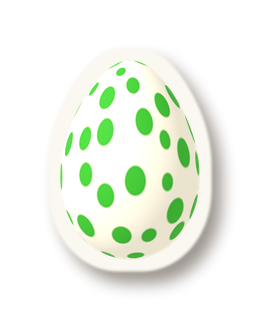
#> input picture project/resources/kamishibai/intro_char_egg.png, 260 x 320 px
$ python make_hud_assets.py
#> lines starting #> are read from the running program, lines starting #| are printed output that depends on the picture; after the words box and inside, x2 and y2 are one past the last pixel; in counts of white or black regions, pixels touching at a corner belong together
# -*- coding: utf-8 -*-
"""
プレイ中の HUD（左上）の素材を作る。ワールドマップの情報パネル・ゲームオーバーの画面と同じ、
段ボールの札とフェルトの部品・ふち付きの太い数字にそろえる。

  python tools/hud/make_hud_assets.py

  project/resources/ui/hud_board.png       段ボールの札（白いステッチ。左上に1枚、横に伸ばして使う）
  project/resources/ui/hud_egg.png         持っている卵（ステージ開始カードの卵の切り絵を小さく）
  project/resources/ui/hud_egg_empty.png   空いている所（点線の卵の形）
  project/resources/ui/hud_belly.png       お腹にためた分（オレンジのフェルトの丸）
  project/resources/ui/hud_coin.png        コイン（金色のフェルト）
  project/resources/ui/hud_digits.png      数字の並び「0123456789/×+」（1文字 64×96。白い字に茶色のふち）
"""
import math
import os
import random

from PIL import Image, ImageChops, ImageDraw, ImageFilter, ImageFont

HERE = os.path.dirname(os.path.abspath(__file__))
PROJECT = os.path.normpath(os.path.join(HERE, "..", "..", "project"))
OUT = os.path.join(PROJECT, "resources", "ui")
os.makedirs(OUT, exist_ok=True)

FONT = r"C:\Windows\Fonts\BIZ-UDGothicB.ttc"
BROWN = (70, 45, 20)
KRAFT = (198, 152, 100)
CREAM = (250, 244, 230)
DIGITS = "0123456789/×+"


def grain(size, seed, scale=2):
    r = random.Random(seed)
    small = Image.new("L", (max(1, size[0] // scale), max(1, size[1] // scale)))
    small.putdata([r.randint(0, 255) for _ in range(small.width * small.height)])
    return small.resize(size, Image.BILINEAR).filter(ImageFilter.GaussianBlur(0.7))


def felt_circle(size, color, seed, rim):
    """フェルトの丸：けば＋茶色のふち＋左上のつや"""
    s = size * 4
    img = Image.new("RGBA", (s, s), (0, 0, 0, 0))
    d = ImageDraw.Draw(img)
    d.ellipse([2, 2, s - 3, s - 3], fill=BROWN + (255,))
    inner = Image.new("L", (s, s), 0)
    ImageDraw.Draw(inner).ellipse([rim * 4, rim * 4, s - rim * 4 - 1, s - rim * 4 - 1], fill=255)
    g = grain((s, s), seed, 6).point(lambda v: 220 + v // 8)
    face = Image.merge("RGB", [ImageChops.multiply(Image.new("L", (s, s), c), g) for c in color])
    img.paste(face, (0, 0), inner)
    shine = Image.new("L", (s, s), 0)
    ImageDraw.Draw(shine).ellipse([s * 0.25, s * 0.2, s * 0.45, s * 0.36], fill=140)
    img.paste((255, 255, 240, 255), (0, 0), shine.filter(ImageFilter.GaussianBlur(s * 0.03)))
    return img.resize((size, size), Image.LANCZOS)


def save_board():
    """段ボールの札：角の丸い板に白いステッチ（左右を伸ばしても崩れないよう、ステッチは横に続く点線）"""
    w, h = 420, 150
    card = Image.new("RGB", (w, h), KRAFT)
    d = ImageDraw.Draw(card)
    for y in range(0, h, 7):
        d.line([(0, y), (w, y)], fill=(188, 142, 92), width=2)
    d.rounded_rectangle([6, 6, w - 7, h - 7], 20, outline=CREAM, width=3)
    for x in range(22, w - 22, 16):
        d.line([(x, 15), (x + 8, 15)], fill=CREAM, width=3)
        d.line([(x, h - 16), (x + 8, h - 16)], fill=CREAM, width=3)
    mask = Image.new("L", (w, h), 0)
#> mask: PIL image 420x150 L; every value is 0
    ImageDraw.Draw(mask).rounded_rectangle([0, 0, w - 1, h - 1], 26, fill=255)
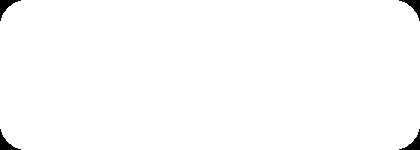
#> mask: PIL image 420x150 L; 99% white; 4 black regions, box (x1, y1, x2, y2) and area: (0, 0, 21, 21) 150, (399, 0, 420, 21) 150, (0, 129, 21, 150) 150, (399, 129, 420, 150) 150
    pad = 14
    img = Image.new("RGBA", (w + pad * 2, h + pad * 2), (0, 0, 0, 0))
#> img: PIL image 448x178 RGBA; every value is 0
    shadow = Image.new("L", img.size, 0)
#> shadow: PIL image 448x178 L; every value is 0
    ImageDraw.Draw(shadow).rounded_rectangle([pad + 4, pad + 7, pad + w + 4, pad + h + 7], 26, fill=120)
#> shadow: PIL image 448x178 L; values 0 (black) and 120 (white), 79% white; 1 black region, box (x1, y1, x2, y2) and area: (0, 0, 448, 178) 16773
    img.paste((30, 18, 10, 255), (0, 0), shadow.filter(ImageFilter.GaussianBlur(5)))
    img.paste(card, (pad, pad), mask)
    img.save(os.path.join(OUT, "hud_board.png"))


def save_eggs():
    src = os.path.join(PROJECT, "resources", "kamishibai", "intro_char_egg.png")
    egg = Image.open(src).convert("RGBA")
#> egg is the input picture: PIL image 260x320 RGBA; mean R, G, B, A 87.2, 92, 78.8, 96
    egg.thumbnail((96, 118), Image.LANCZOS)
#> egg: PIL image 96x118 RGBA
    egg.save(os.path.join(OUT, "hud_egg.png"))
    # 空いている所：卵の形の、うすい点線
    w, h = egg.size
#> w = 96; h = 118
    alpha = egg.split()[3].point(lambda v: 255 if v > 128 else 0)
#> alpha: PIL image 96x118 L; 36.3% white; 1 white region, box (x1, y1, x2, y2) and area: (18, 18, 79, 101) 4116
    edge = ImageChops.subtract(alpha, alpha.filter(ImageFilter.MinFilter(9)))
#> edge: PIL image 96x118 L; 9.6% white; 1 white region, box (x1, y1, x2, y2) and area: (18, 18, 79, 101) 1088
    dots = Image.new("L", (w, h), 0)
#> dots: PIL image 96x118 L; every value is 0
    dots.putdata([255 if ((i % w) + (i // w)) // 6 % 2 == 0 else 0 for i in range(w * h)])
#> dots: PIL image 96x118 L; 50% white; 18 white regions, largest, box (x1, y1, x2, y2) and area: (0, 1, 96, 102) 576, (0, 13, 96, 114) 576, (3, 25, 96, 118) 543
    empty = Image.new("RGBA", (w, h), (0, 0, 0, 0))
#> empty: PIL image 96x118 RGBA; every value is 0
    empty.paste((255, 255, 255, 70), (0, 0), alpha)
    empty.paste((90, 60, 30, 200), (0, 0), ImageChops.multiply(edge, dots))
    empty.save(os.path.join(OUT, "hud_egg_empty.png"))


def save_coin():
    img = felt_circle(96, (250, 200, 46), 5, 7)
#> in felt_circle, `img = Image.new("RGBA", (s, s), (0, 0, 0, 0))`: img: PIL image 384x384 RGBA; every value is 0
#> in felt_circle, `inner = Image.new("L", (s, s), 0)`: inner: PIL image 384x384 L; every value is 0
#> in felt_circle, `ImageDraw.Draw(inner).ellipse([rim * 4, rim * 4, s - rim * 4 - 1, s - ..`: inner: PIL image 384x384 L; 57.3% white; 1 black region, box (x1, y1, x2, y2) and area: (0, 0, 384, 384) 63008
#> in grain, `small = Image.new("L", (max(1, size[0] // scale), max(1, size[1] // sc..`: small: PIL image 64x64 L; every value is 0
#> in felt_circle, `ImageDraw.Draw(shine).ellipse([s * 0.25, s * 0.2, s * 0.45, s * 0.36],..`: shine: PIL image 384x384 L; values 0 (black) and 140 (white), 2.6% white; 1 white region, box (x1, y1, x2, y2) and area: (96, 76, 173, 139) 3799
    d = ImageDraw.Draw(img)
    d.ellipse([28, 28, 68, 68], outline=(214, 150, 26, 255), width=4)
    d.text((48, 49), "★", font=ImageFont.truetype(r"C:\Windows\Fonts\msgothic.ttc", 30), fill=(214, 150, 26, 255), anchor="mm")
    img.save(os.path.join(OUT, "hud_coin.png"))
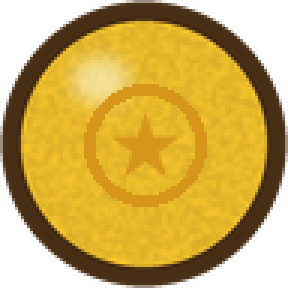
#> saved as hud_coin.png: PIL image 96x96 RGBA (shown 3 times larger); mean R, G, B, A 147.9, 114.7, 29.8, 196.1; transparent parts drawn white


def save_belly():
    felt_circle(48, (252, 150, 50), 9, 5).save(os.path.join(OUT, "hud_belly.png"))
#> call 2 of felt_circle, with size = 48, color = (252, 150, 50), seed = 9, rim = 5
#> in felt_circle (call 2), `img = Image.new("RGBA", (s, s), (0, 0, 0, 0))`: img: PIL image 192x192 RGBA; every value is 0
#> in felt_circle (call 2), `inner = Image.new("L", (s, s), 0)`: inner: PIL image 192x192 L; every value is 0
#> in felt_circle (call 2), `ImageDraw.Draw(inner).ellipse([rim * 4, rim * 4, s - rim * 4 - 1, s - ..`: inner: PIL image 192x192 L; 49.2% white; 1 white region, box (x1, y1, x2, y2) and area: (20, 20, 172, 172) 18144
#> call 2 of grain, with size = (192, 192), seed = 9, scale = 6
#> in grain (call 2), `small = Image.new("L", (max(1, size[0] // scale), max(1, size[1] // sc..`: small: PIL image 32x32 L; every value is 0
#> in grain (call 2), `return small.resize(size, Image.BILINEAR).filter(ImageFilter.GaussianB..`:
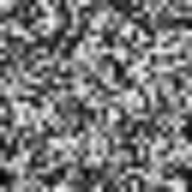
#> returned value: PIL image 192x192 L; min 2, max 248, mean 120.7
#> in felt_circle (call 2), `face = Image.merge("RGB", [ImageChops.multiply(Image.new("L", (s, s), ..`:
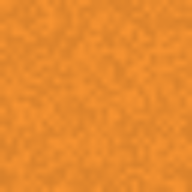
#> face: PIL image 192x192 RGB; mean R, G, B 231.7, 137.6, 45.5
#> in felt_circle (call 2), `ImageDraw.Draw(shine).ellipse([s * 0.25, s * 0.2, s * 0.45, s * 0.36],..`:
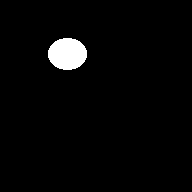
#> shine: PIL image 192x192 L; values 0 (black) and 140 (white), 2.7% white; 1 white region, box (x1, y1, x2, y2) and area: (48, 38, 87, 70) 984
#> in felt_circle (call 2), `img.paste((255, 255, 240, 255), (0, 0), shine.filter(ImageFilter.Gauss..`:
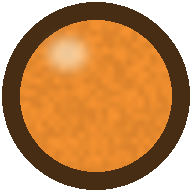
#> img: PIL image 192x192 RGBA; mean R, G, B, A 132.8, 81.3, 30.5, 191.9; transparent parts drawn white


def save_digits():
    """数字の並び（ワールドマップの digits.png と同じ書き方。×と＋を足した）"""
    cw, ch = 64, 96
    img = Image.new("RGBA", (cw * len(DIGITS), ch), (0, 0, 0, 0))
#> img: PIL image 832x96 RGBA; every value is 0
    d = ImageDraw.Draw(img)
    font = ImageFont.truetype(FONT, 72)
    for i, c in enumerate(DIGITS):
        size_font = font if c not in "×+" else ImageFont.truetype(FONT, 60)
        d.text((i * cw + cw / 2, ch / 2 + 2), c, font=size_font, fill=(255, 255, 250), anchor="mm", stroke_width=6, stroke_fill=BROWN)
    img.save(os.path.join(OUT, "hud_digits.png"))
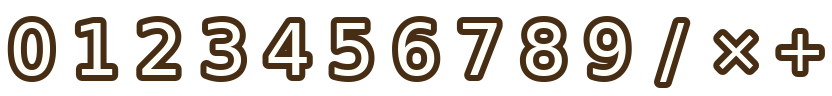
#> saved as hud_digits.png: PIL image 832x96 RGBA; mean R, G, B, A 44.5, 38.6, 32.1, 83.9; transparent parts drawn white


save_board()
save_eggs()
save_coin()
save_belly()
save_digits()
print("wrote", OUT)
